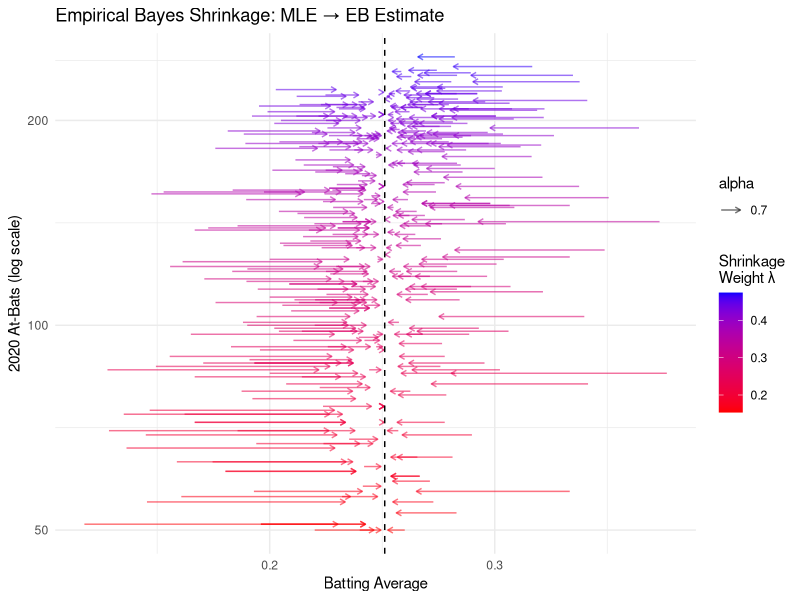
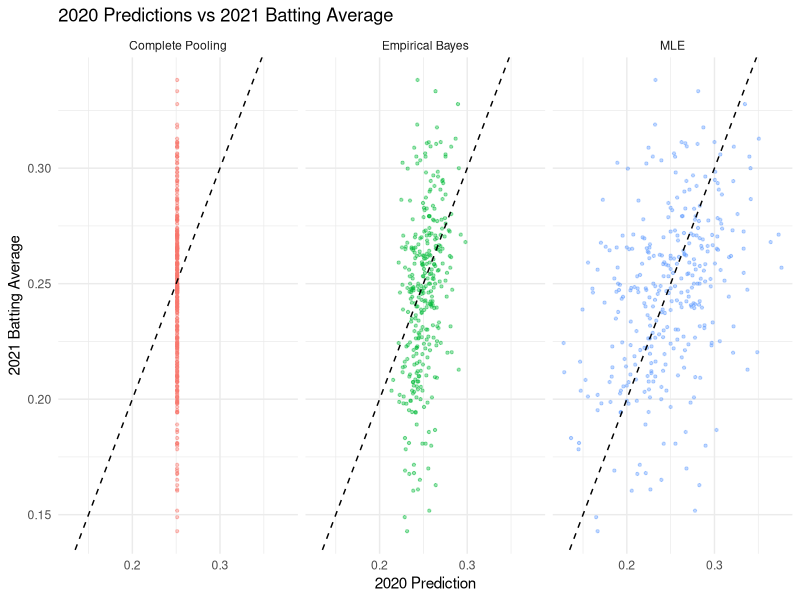
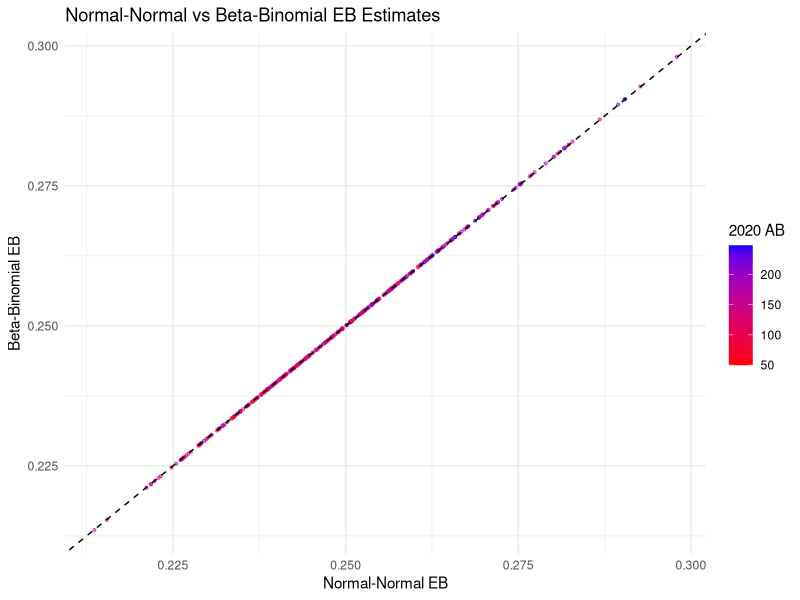
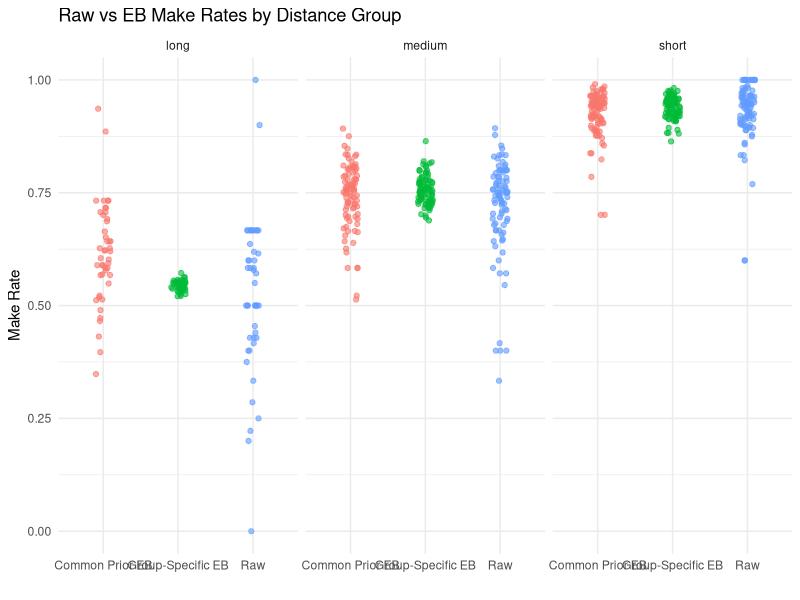

Here is the R script that generated these plots, in order:
#######################
### Authors: RB, JP ###
#######################

#############
### SETUP ###
#############

# install.packages("tidyverse")
suppressPackageStartupMessages({
    library(tidyverse)
})

set.seed(12)

########################
### HELPER FUNCTIONS ###
########################

rmse = function(truth, prediction) {
    sqrt(mean((truth - prediction)^2))
}

beta_prior_from_rates = function(made, attempts) {
    raw_rate = made / attempts
    mu = sum(made) / sum(attempts)
    sampling_noise = mean(mu * (1 - mu) / attempts)
    tau2 = max(var(raw_rate) - sampling_noise, .Machine$double.eps)
    strength = mu * (1 - mu) / tau2 - 1

    tibble(
        alpha = mu * strength,
        beta = (1 - mu) * strength,
        center = mu,
        tau2 = tau2,
        strength = strength
    )
}

########################
### BATTING AVERAGES ###
########################

batting = read_csv("../data/12_ba-2020-2021.csv", show_col_types = FALSE) |>
    filter(AB_2020 > 0)

# Method-of-moments estimated prior from the 2020 player population.
mu_hat = with(batting, sum(H_2020) / sum(AB_2020))
C_hat = mu_hat * (1 - mu_hat)
tau2_hat = max(var(batting$BA_2020) - mean(C_hat / batting$AB_2020), 0)

# Beta prior with the same mean and between-player variance.
beta_strength = mu_hat * (1 - mu_hat) / tau2_hat - 1
alpha_hat = mu_hat * beta_strength
beta_hat = (1 - mu_hat) * beta_strength

batting = batting |>
    mutate(
        mle = BA_2020,
        complete_pooling = mu_hat,
        sigma2 = C_hat / AB_2020,
        posterior_variance = 1 / (1 / sigma2 + 1 / tau2_hat),
        lambda = tau2_hat / (tau2_hat + sigma2),
        empirical_bayes = mu_hat + lambda * (mle - mu_hat),
        beta_binomial_eb = (H_2020 + alpha_hat) /
            (AB_2020 + alpha_hat + beta_hat)
    )

cat("Max precision discrepancy:", max(abs(1/batting$posterior_variance - (1/batting$sigma2 + 1/tau2_hat))), "\n")


ggplot(batting, aes(x = mle, xend = empirical_bayes, y = AB_2020, yend = AB_2020, color = lambda)) +
  geom_segment(aes(alpha = 0.7), arrow = arrow(length = unit(0.15, "cm"))) +
  scale_color_gradient(low = "red", high = "blue", name = "Shrinkage\nWeight λ") +
  scale_y_log10() +
  geom_vline(xintercept = mu_hat, linetype = "dashed", color = "black") +
  labs(
    title = "Empirical Bayes Shrinkage: MLE → EB Estimate",
    x = "Batting Average",
    y = "2020 At-Bats (log scale)"
  ) +
  theme_minimal()

batting_eval = batting |>
    filter(AB_2021 >= 100)

# Task 3: Evaluate predictions against 2021 held-out batting averages
# batting_eval already filters to AB_2021 >= 100

# Overall RMSE for each estimator
rmse_overall = tibble(
  method = c("MLE", "Complete Pooling", "Empirical Bayes"),
  rmse = c(
    rmse(batting_eval$BA_2021, batting_eval$mle),
    rmse(batting_eval$BA_2021, batting_eval$complete_pooling),
    rmse(batting_eval$BA_2021, batting_eval$empirical_bayes)
  )
)
print(rmse_overall)

# Split into low and high AB groups, then compute RMSE separately
batting_eval = batting_eval |>
  mutate(ab_group = ifelse(AB_2020 <= 60, "Low AB", "High AB"))

rmse_by_group = batting_eval |>
  group_by(ab_group) |>
  summarise(
    mle_rmse = rmse(BA_2021, mle),
    pooling_rmse = rmse(BA_2021, complete_pooling),
    eb_rmse = rmse(BA_2021, empirical_bayes)
  )
print(rmse_by_group)

# Plot predictions vs 2021 batting average
batting_eval |>
  pivot_longer(cols = c(mle, complete_pooling, empirical_bayes),
               names_to = "method", values_to = "prediction") |>
  mutate(method = recode(method,
                         mle = "MLE",
                         complete_pooling = "Complete Pooling",
                         empirical_bayes = "Empirical Bayes"
  )) |>
  ggplot(aes(x = prediction, y = BA_2021, color = method)) +
  geom_point(alpha = 0.4, size = 0.8) +
  geom_abline(slope = 1, intercept = 0, linetype = "dashed") +
  facet_wrap(~method) +
  labs(
    title = "2020 Predictions vs 2021 Batting Average",
    x = "2020 Prediction", y = "2021 Batting Average"
  ) +
  theme_minimal() +
  theme(legend.position = "none")

# Task 4: Compare Normal-Normal EB vs Beta-Binomial EB
batting |>
  ggplot(aes(x = empirical_bayes, y = beta_binomial_eb, color = AB_2020)) +
  geom_point(alpha = 0.5, size = 0.8) +
  geom_abline(slope = 1, intercept = 0, linetype = "dashed") +
  scale_color_gradient(low = "red", high = "blue", name = "2020 AB") +
  labs(
    title = "Normal-Normal vs Beta-Binomial EB Estimates",
    x = "Normal-Normal EB",
    y = "Beta-Binomial EB"
  ) +
  theme_minimal()

#it matters the most for players woith low AB and crazy averages. 


# Task 5: Sensitivity to tau2 — refit with tau2 scaled by 0.5 and 2
batting = batting |>
  mutate(
    # Half the between-player variance — stronger shrinkage toward mean
    lambda_half = (tau2_hat * 0.5) / (tau2_hat * 0.5 + sigma2),
    eb_half = mu_hat + lambda_half * (mle - mu_hat),
    
    # Double the between-player variance — weaker shrinkage, closer to MLE
    lambda_double = (tau2_hat * 2) / (tau2_hat * 2 + sigma2),
    eb_double = mu_hat + lambda_double * (mle - mu_hat)
  )

# RMSE comparison across all three tau2 choices (eval set only)
batting_eval = batting |> filter(AB_2021 >= 100)

tibble(
  tau2_scale = c("0.5x", "1x (original)", "2x"),
  rmse = c(
    rmse(batting_eval$BA_2021, batting_eval$eb_half),
    rmse(batting_eval$BA_2021, batting_eval$empirical_bayes),
    rmse(batting_eval$BA_2021, batting_eval$eb_double)
  )
) |> print()

#Estimates change because tau is the estimate for the player variation so if the tua is smaller is assumes more shrinkage and vice versa. The EB intervals are too narrow because it ignores a lot of uncertainty obtaining the values from the data. 

###################
### FIELD GOALS ###
###################

field_goals = read_csv("../data/12_field-goals.csv", show_col_types = FALSE) |>
  mutate(
    distance_group = case_when(
      ydl <= 20 ~ "short",
      ydl <= 35 ~ "medium",
      TRUE ~ "long"
    )
  )

# Aggregate by kicker and distance group, keep kicker-groups with 5+ attempts
fg_agg = field_goals |>
  group_by(kicker, distance_group) |>
  summarise(made = sum(fg_made), attempts = n(), .groups = "drop") |>
  filter(attempts >= 5)

# Group-specific Beta prior and EB estimate for each distance group
fg_group = fg_agg |>
  group_by(distance_group) |>
  mutate(beta_prior_from_rates(made, attempts)) |>
  ungroup() |>
  mutate(
    raw_rate = made / attempts,
    eb_group = (made + alpha) / (attempts + alpha + beta)
  )

# Common prior across all attempts
common_prior = beta_prior_from_rates(fg_agg$made, fg_agg$attempts)
fg_group = fg_group |>
  mutate(
    eb_common = (made + common_prior$alpha) /
      (attempts + common_prior$alpha + common_prior$beta)
  )

# Plot raw vs group-specific EB vs common-prior EB by distance group
fg_group |>
  pivot_longer(cols = c(raw_rate, eb_group, eb_common),
               names_to = "method", values_to = "rate") |>
  mutate(method = recode(method,
                         raw_rate = "Raw",
                         eb_group = "Group-Specific EB",
                         eb_common = "Common Prior EB"
  )) |>
  ggplot(aes(x = method, y = rate, color = method)) +
  geom_jitter(width = 0.1, alpha = 0.6) +
  facet_wrap(~distance_group) +
  labs(
    title = "Raw vs EB Make Rates by Distance Group",
    x = "", y = "Make Rate"
  ) +
  theme_minimal() +
  theme(legend.position = "none")

#The long kicks are moved significantly since the raw data is so dispersed, compared to the short field goal which is already close to the spread. The Group specificn emperical bayes is the most defensible since 25 yarder and 55 yarder are not exchangable which is why grouping by distance is important.
